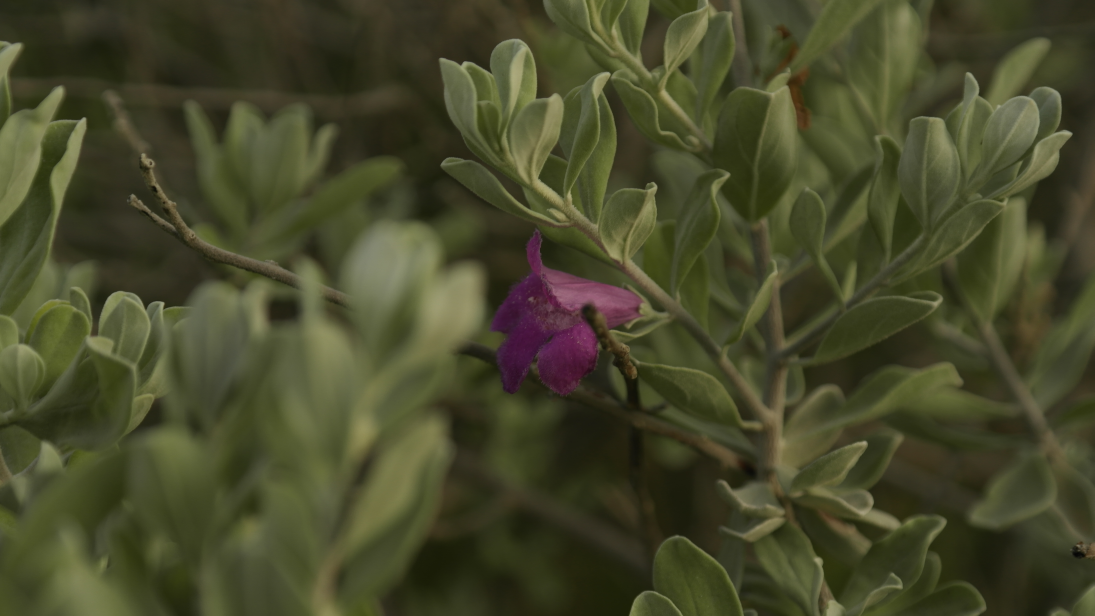
#> input picture SAM5987.JPG, 5472 x 3080 px (shown at 1/5 size)
$ python testing.py
#> lines starting #> are read from the running program, lines starting #| are printed output that depends on the picture
import cv2
import numpy as np
import random

Resize = cv2.imread("SAM5987.JPG")
#> Resize is the input picture: shape (3080, 5472, 3); mean B, G, R 42.9, 72.1, 70.5
img = cv2.resize(Resize, (1500,1000))
hsv = cv2.cvtColor(img, cv2.COLOR_BGR2HSV).astype(np.float32)
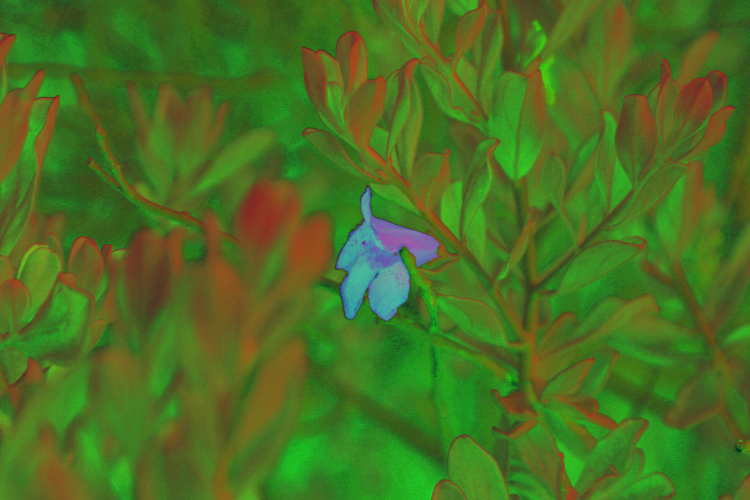
#> hsv: shape (1000, 1500, 3) float32 (shown at 1/2 size); mean B, G, R 34.4, 112.2, 73.6
h, s, v = cv2.split(hsv)

hue_shift  = random.randint(20, 179)
hue_freq   = random.uniform(5, 60)


Resize = cv2.imread("SAM5987.JPG")
img = cv2.resize(Resize, (1500,1000))
hsv = cv2.cvtColor(img, cv2.COLOR_BGR2HSV).astype(np.float32)


h, s, v = cv2.split(hsv)


hue_shift  = random.randint(20, 179)
hue_freq   = random.uniform(5, 60)
sat_boost  = random.uniform(0.5, 2.5)
val_invert = random.uniform(0.1, 1.0)

h = (h + hue_shift * np.sin(h / hue_freq)).clip(0, 179)
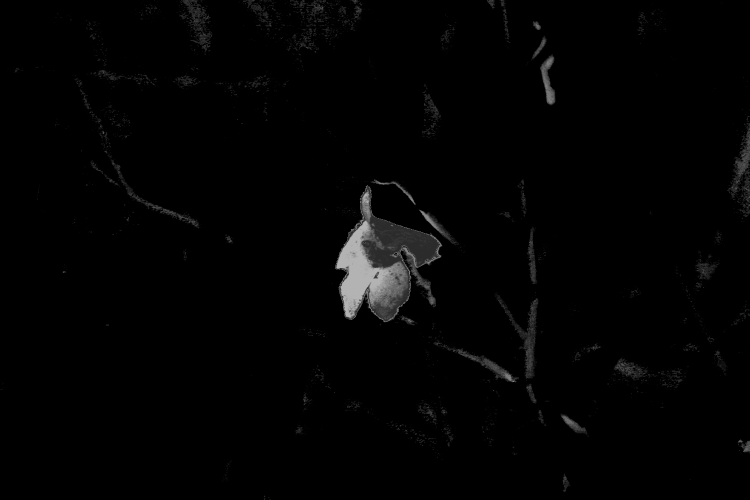
#> h: shape (1000, 1500) float32 (shown at 1/2 size); min 0, max 179, mean 3.2
s = np.clip(s * sat_boost, 0, 255)
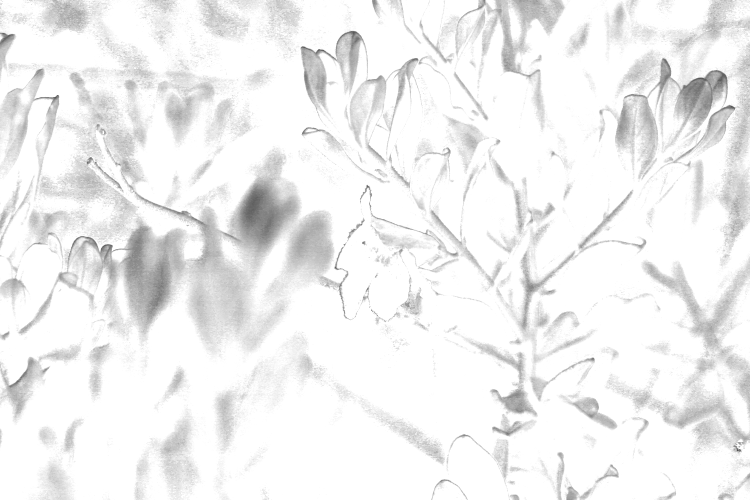
#> s: shape (1000, 1500) float32 (shown at 1/2 size); min 0, max 255, mean 240.8
v = 255 - v * val_invert
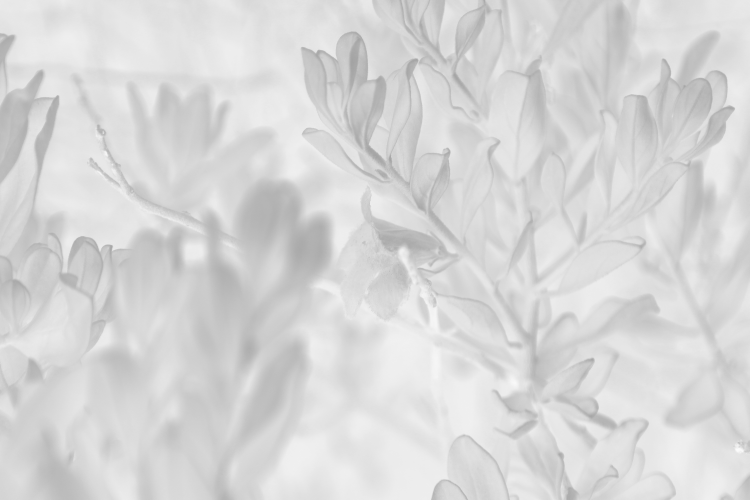
#> v: shape (1000, 1500) float32 (shown at 1/2 size); min 162.6, max 252.9, mean 215.5

hsv_warped = cv2.merge([h, s, v]).astype(np.uint8)
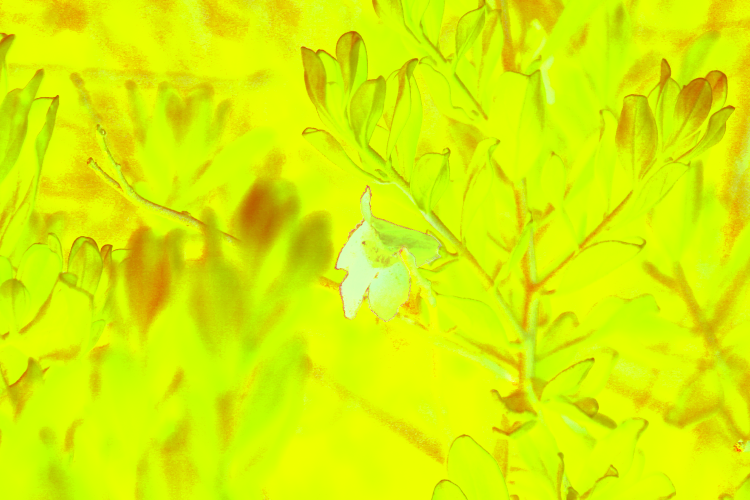
#> hsv_warped: shape (1000, 1500, 3) (shown at 1/2 size); mean B, G, R 3.2, 240.6, 214.9
out = cv2.cvtColor(hsv_warped, cv2.COLOR_HSV2BGR)
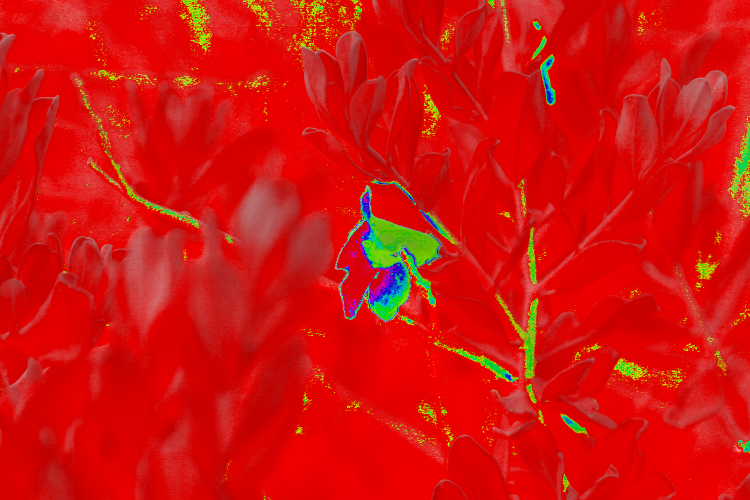
#> out: shape (1000, 1500, 3) (shown at 1/2 size); mean B, G, R 13.2, 18.7, 211.1
output = cv2.GaussianBlur(out, (3,3), cv2.BORDER_DEFAULT)

alpha = random.uniform(0.4, 0.7)
final = cv2.addWeighted(img, 1 - alpha, output, alpha, 0)
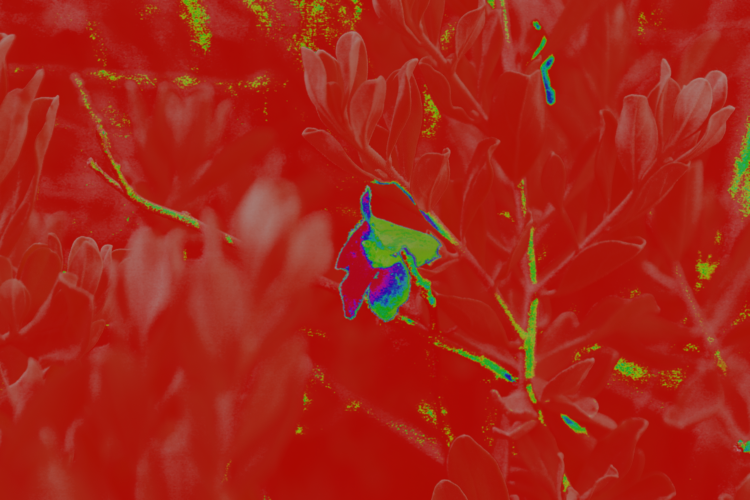
#> final: shape (1000, 1500, 3) (shown at 1/2 size); mean B, G, R 22.8, 36, 165.5

cv2.imshow("Random Warp", final)
cv2.waitKey(0)
cv2.destroyAllWindows()
